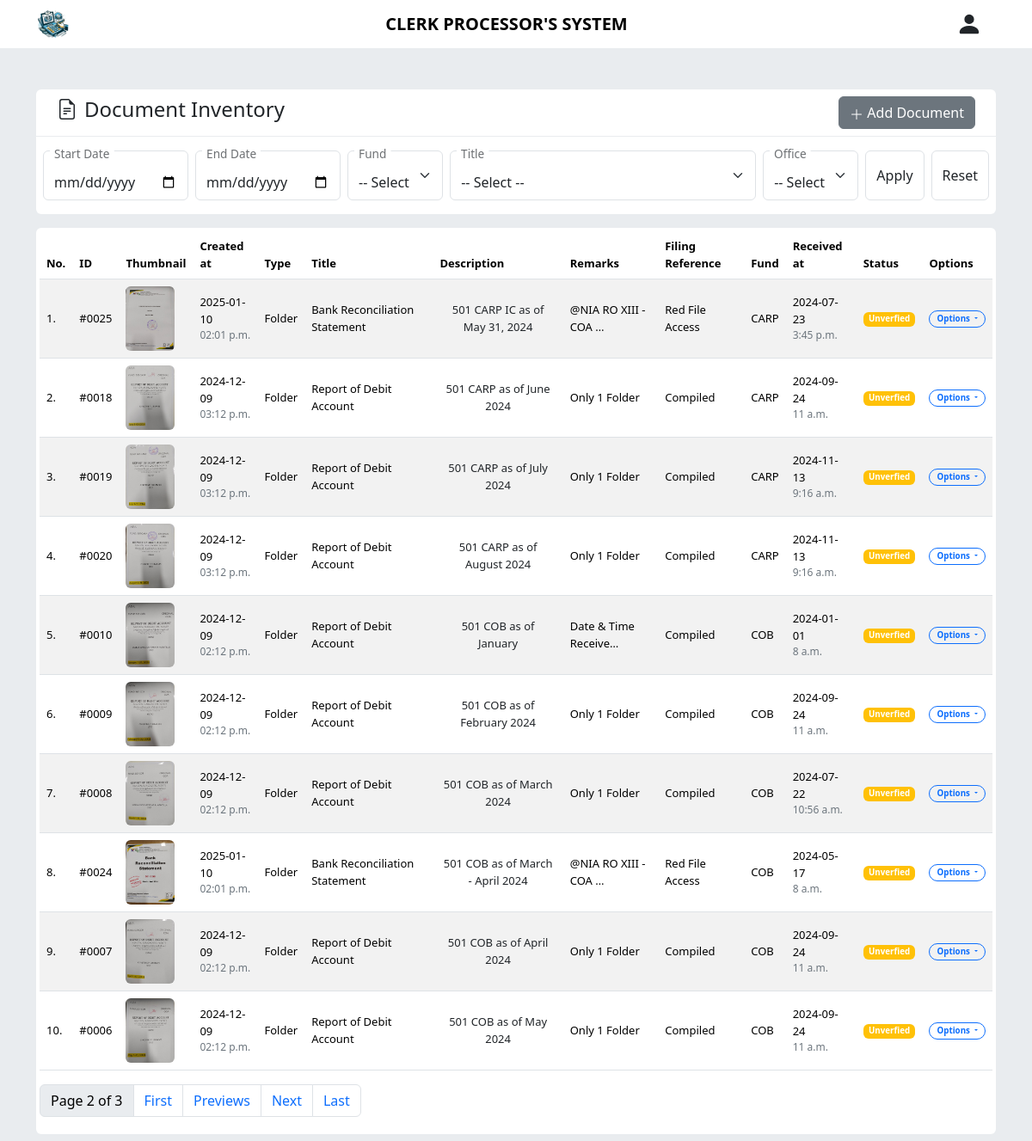
The page /doc-inventory/?page=2 on the database its author committed.
### docsInventoryHandler/models.py (models this page shows, shortened)
class Document(models.Model):
    type = models.CharField(max_length=100)
    title = models.CharField(max_length=100)
    description = models.CharField(max_length=250)
    doc_year = models.IntegerField()
    doc_month = models.IntegerField()
    remarks = models.CharField(max_length=150)
    filing_ref = models.CharField(max_length=60)
    fund = models.CharField(max_length=10)
    date_received = models.DateField()
    time_received = models.TimeField()
    created_at = models.DateTimeField(auto_now_add=True)
    updated_at = models.DateTimeField(auto_now=True)
    thumbnail = models.FileField(upload_to="MultiFiles/Inventory/thumbnail", blank=True, null=True)
    attachment = models.FileField(upload_to="MultiFiles/Inventory/attachment", blank=True, null=True)
    status = models.CharField(max_length=20, default="unverified")
    office = models.CharField(max_length=100, default="ASDI")

### docsInventoryHandler/views.py (the view)
# urls.py: path("", views.index, name="index"),
def index(request):
    docs = Document.objects.all().order_by('fund', 'doc_month')
    paginator = Paginator(docs, 10)
    page_number = request.GET.get("page")
    page_obj = paginator.get_page(page_number)
    titles = [title[0] for title in DocumentForm.DOCUMENT_TITLE]
    funds = [fund[0] for fund in DocumentForm.FUND_CHOICES]
    offices = [office[0] for office in DocumentForm.OFFICE_CHOICES]
    if request.method == 'POST':
        form = DocumentForm(request.POST, request.FILES)
        if form.is_valid():
            form.save()
            return redirect('docsInventoryIndex')
    else:
        form = DocumentForm()
    return render(request, 'docsInventoryHandler/index.html', {'form': form, 'docs': page_obj, 'titles':titles, 'funds':funds, 'offices':offices, 'page_obj':page_obj})

### docsInventoryHandler/templates/docsInventoryHandler/index.html (shortened to what this page needs)
{% extends 'base/base.html' %}
{% block content %}
<div class="container mt-5">
    <div class="my-2 bg-white rounded-top px-4 py-2 d-flex flex-col justify-content-between">
        <h4 class="d-flex align-items-center gap-2">
            Document Inventory
        </h4>
        {% include 'docsInventoryHandler/modals/modalForm.html' %}
    </div>
    <form class="bg-white rounded-bottom d-flex py-3 gap-2 px-2" style="margin-top: -7px;" action="/doc-inventory/filtered/" method="POST">
            <div class="d-flex flex-col justify-content-start rounded">
                <div class="form-floating">
                    <input type="date" class="form-control" id="dateInput" name="startdate" value="{{filters.startdate}}">
                    <label for="floatingStartDate" style="margin-top: -14px;">Start Date</label>
                </div>
            </div>
            <div class="d-flex flex-col justify-content-start rounded">
                <div class="form-floating">
                    <input type="date" class="form-control" id="dateInput" name="enddate" value="{{filters.enddate}}">
                    <label for="floatingEndDate" style="margin-top: -14px;">End Date</label>
                </div>
            </div>
            <div class="d-flex flex-col justify-content-start rounded">
                <div class="form-floating">
                    <select class="form-select" id="floatingSelect" aria-label="Floating label select example" name="fund">
                    {% if filters.fund %}
                    <option selected value={{filters.fund}}>
                        {{ filters.fund }}
                    </option>
                    {% else %}
                    <option value="">-- Select --</option>
                    {% endif %}
                    </select>
                    <label for="floatingSelect" style="margin-top: -14px;">Fund</label>
                  </div>
            </div>
            <div class="d-flex flex-col justify-content-start rounded">
                <div class="form-floating">
                    <select class="form-select" id="floatingSelect" aria-label="Floating label select example" name="title">
                    {% if filters.title %}
                    <option selected value="{{filters.title}}">
                    {{ filters.title }}
                    <option value="">-- Select --</option>
                    </option>
                    {% else %}
                    <option value="">-- Select --</option>
                    {% endif %}
                    </select>
                    <label for="floatingSelect" style="margin-top: -14px;">Title</label>
                  </div>
            </div>
            <div class="d-flex flex-col justify-content-start rounded">
                <div class="form-floating">
                    <select class="form-select" id="floatingSelect" aria-label="Floating label select example" name="office">
                    {% if filters.office %}
                    <option selected value="{{filters.office}}">
                    {{ filters.office }}
                    <option value="">-- Select --</option>
                    </option>
                    {% else %}
                    <option value="">-- Select --</option>
                    {% endif %}
                    </select>
                    <label for="floatingSelect" style="margin-top: -14px;">Office</label>
                  </div>
            </div>
            <button class="btn border" type="submit">
                  <span>Apply</span>
            </button>
            <button class="btn border" type="reset">
                  <a href="" class="text-decoration-none text-dark">Reset</a>
            </button>
    </form>
    <div class="my-2 bg-white rounded p-1 mt-3">
        {% include 'docsInventoryHandler/tables/documents-table.html' %}
    </div>
</div>
{% endblock %}

### docsInventoryHandler/templates/docsInventoryHandler/tables/documents-table.html (shortened to what this page needs)
{% if docs %}
<table class="table table-striped rounded p-0" style="font-size: 13px;">
    <thead>
      <tr>
        <th scope="col">No.</th>
        <th scope="col">ID</th>
        <th scope="col">Thumbnail</th>
        <th scope="col">Created at</th>
        <th scope="col">Type</th>
        <th scope="col">Title</th>
        <th scope="col">Description</th>
        <th scope="col">Remarks</th>
        <th scope="col">Filing Reference</th>
        <th scope="col">Fund</th>
        <th scope="col">Received at</th>
        <th scope="col">Status</th>
        <th scope="col">Options</th>
      </tr>
    </thead>
    <tbody>
      {% for doc in docs %}
        <tr class="align-middle">
          <td>
            {{forloop.counter }}.
          </td>
          <td>
            #{{ doc.id |stringformat:"04d"}}
          </td>
          <td>
            {% if doc.thumbnail %}
            <a href="/media/{{doc.thumbnail}}">
              <img src="/media/{{doc.thumbnail}}" alt="img" height="75px" class="rounded">
            </a>
            {% endif %}
          </td>
          <td>
            {{doc.created_at|date:"Y-m-d"}}
            <br>
            <div class="text-secondary" style="font-size: 12px;">
              {{doc.created_at|date:"h:m a"}}
            </div>
          </td>
            <td>{{doc.type}}</td>
            <td>{{doc.title}}</td>
            <td>
              <div class="btn align-start p-0" data-bs-toggle="tooltip" data-bs-placement="top" data-bs-title='{{doc.description}}' style="font-size: 13px;">
                {{doc.description|truncatechars:44}}
              </div>
            </td>
            <td>
                {{doc.remarks|truncatechars:20}}
            </td>
            <td>{{doc.filing_ref}}</td>
            <td>{{doc.fund}}</td>
            <td>{{doc.date_received|date:'Y-m-d'}} <div class="text-secondary" style="font-size: 12px;">{{doc.time_received}}</div></td>
            <td>
              {% if doc.status == "verified" %}
              <div class="badge text-bg-success text-white align-middle">
                Verified
              </div>
              {% elif doc.status == "unverified" %}
              <div class="badge text-bg-warning text-white align-middle">
                Unverfied
              </div>
              {% endif %}
            </td>
            <td>
              <div class="btn-group">
                <button type="button" class="btn border border-primary text-primary px-2 py-1 badge rounded-pill dropdown-toggle" data-bs-toggle="dropdown" aria-expanded="false">
                  Options
                </button>
              </div>
            </td>
        </tr>
      {% endfor %}
    </tbody>
  </table>
{% if page_obj.number %}
<nav aria-label="Page navigation example">
  <ul class="pagination">
    <li class="page-item disabled">
      <a href="" class="page-link text-black">
        Page {{ page_obj.number }} of {{ page_obj.paginator.num_pages }}
      </a>
    </li>
    {% if page_obj.has_previous %}
    <li class="page-item"><a class="page-link" href="?page=1">First</a></li>
    <li class="page-item"><a class="page-link" href="?page={{ page_obj.previous_page_number }}">Previews</a></li>
    {% endif %}
    {% if page_obj.has_next %}
    <li class="page-item"><a class="page-link" href="?page={{ page_obj.next_page_number }}">Next</a></li>
    <li class="page-item"><a class="page-link" href="?page={{ page_obj.paginator.num_pages }}">Last</a></li>
    {% endif %}
  </ul>
</nav>
{% endif %}
  {% else %}
  <p class="text-center pt-2">No Records Found</p>
  {% endif %}

### rows shown on the page
Document: id "0025", thumbnail (picture), created_at "2025-01-10", created_at "02:01 p.m.", type "Folder", title "Bank Reconciliation Statement", description "501 CARP IC as of May 31, 2024", remarks "@NIA RO XIII - COA …", filing_ref "Red File Access", fund "CARP", date_received "2024-07-23", time_received "3:45 p.m.", status "Unverfied"
Document: id "0018", thumbnail (picture), created_at "2024-12-09", created_at "03:12 p.m.", type "Folder", title "Report of Debit Account", description "501 CARP as of June 2024", remarks "Only 1 Folder", filing_ref "Compiled", fund "CARP", date_received "2024-09-24", time_received "11 a.m.", status "Unverfied"
Document: id "0019", thumbnail (picture), created_at "2024-12-09", created_at "03:12 p.m.", type "Folder", title "Report of Debit Account", description "501 CARP as of July 2024", remarks "Only 1 Folder", filing_ref "Compiled", fund "CARP", date_received "2024-11-13", time_received "9:16 a.m.", status "Unverfied"
Document: id "0020", thumbnail (picture), created_at "2024-12-09", created_at "03:12 p.m.", type "Folder", title "Report of Debit Account", description "501 CARP as of August 2024", remarks "Only 1 Folder", filing_ref "Compiled", fund "CARP", date_received "2024-11-13", time_received "9:16 a.m.", status "Unverfied"
Document: id "0010", thumbnail (picture), created_at "2024-12-09", created_at "02:12 p.m.", type "Folder", title "Report of Debit Account", description "501 COB as of January", remarks "Date & Time Receive…", filing_ref "Compiled", fund "COB", date_received "2024-01-01", time_received "8 a.m.", status "Unverfied"
Document: id "0009", thumbnail (picture), created_at "2024-12-09", created_at "02:12 p.m.", type "Folder", title "Report of Debit Account", description "501 COB as of February 2024", remarks "Only 1 Folder", filing_ref "Compiled", fund "COB", date_received "2024-09-24", time_received "11 a.m.", status "Unverfied"
Document: id "0008", thumbnail (picture), created_at "2024-12-09", created_at "02:12 p.m.", type "Folder", title "Report of Debit Account", description "501 COB as of March 2024", remarks "Only 1 Folder", filing_ref "Compiled", fund "COB", date_received "2024-07-22", time_received "10:56 a.m.", status "Unverfied"
Document: id "0024", thumbnail (picture), created_at "2025-01-10", created_at "02:01 p.m.", type "Folder", title "Bank Reconciliation Statement", description "501 COB as of March - April 2024", remarks "@NIA RO XIII - COA …", filing_ref "Red File Access", fund "COB", date_received "2024-05-17", time_received "8 a.m.", status "Unverfied"
Document: id "0007", thumbnail (picture), created_at "2024-12-09", created_at "02:12 p.m.", type "Folder", title "Report of Debit Account", description "501 COB as of April 2024", remarks "Only 1 Folder", filing_ref "Compiled", fund "COB", date_received "2024-09-24", time_received "11 a.m.", status "Unverfied"
Document: id "0006", thumbnail (picture), created_at "2024-12-09", created_at "02:12 p.m.", type "Folder", title "Report of Debit Account", description "501 COB as of May 2024", remarks "Only 1 Folder", filing_ref "Compiled", fund "COB", date_received "2024-09-24", time_received "11 a.m.", status "Unverfied"

### other values the page prints
{{ page_obj.number }} "2"
{{ page_obj.paginator.num_pages }} "3"
